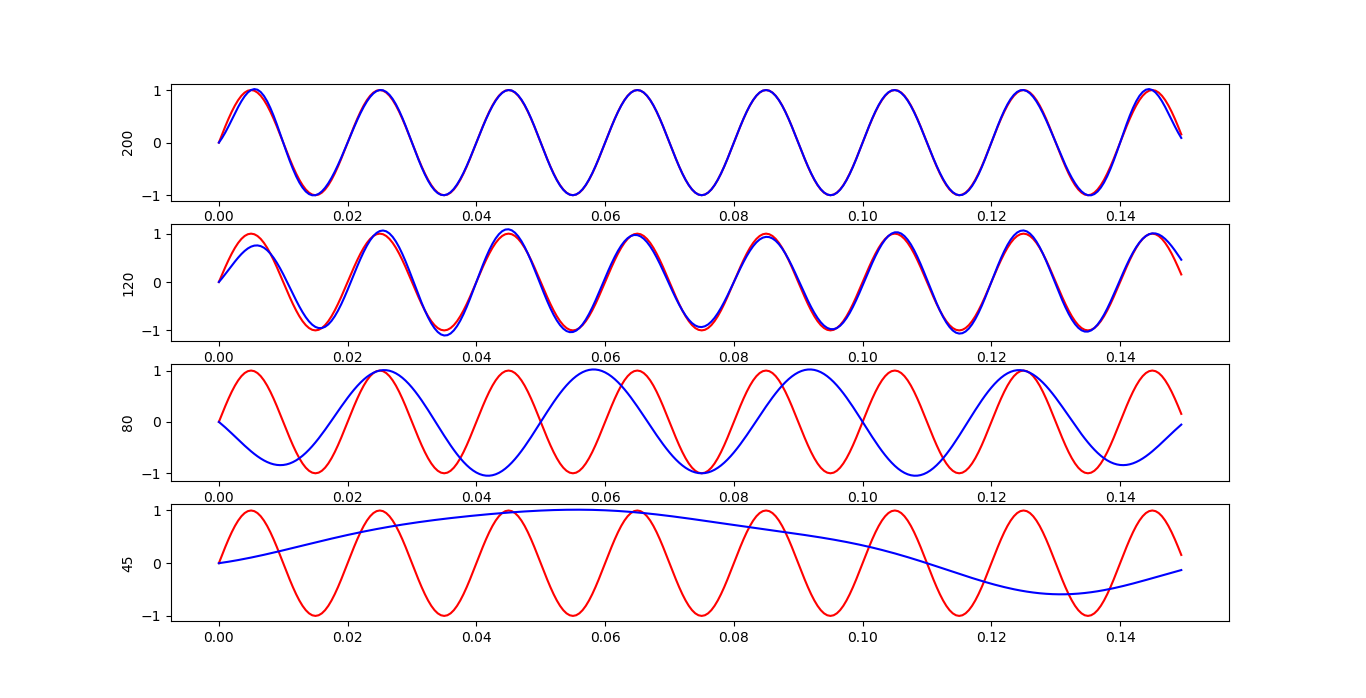

Source code (Python):
import numpy as np
import matplotlib.pyplot as plt

signalFrec = 50
NC         = 300
fsC        = 2000
tC         = np.arange(0,NC/fsC,1/fsC)
signalC    = np.sin(2*np.pi*signalFrec*tC)
#signalC    = np.sin(2*np.pi*signalFrec*tC)+0.5*np.sin(2*np.pi*210*tC)
fsD        = np.array([200,120,80,45])

fig        = plt.figure()

def interpolate(x, s, u):
    y=[]
    B = 1/(2*(s[1] - s[0]))
    for t in u:
        prom=0
        for n in range(len(x)):
           prom+=x[n]*np.sinc(2*B*t-n)
        y.append(prom)
    return y

for i in range(len(fsD)):
    contiAxe = fig.add_subplot(4,1,i+1)
    Xt=interpolate(signalC[::fsC//fsD[i]],tC[::fsC//fsD[i]],tC)
    plt.plot(tC,signalC,'r-',tC,Xt,'b-')
    contiAxe.set_ylabel(fsD[i])

plt.show()
